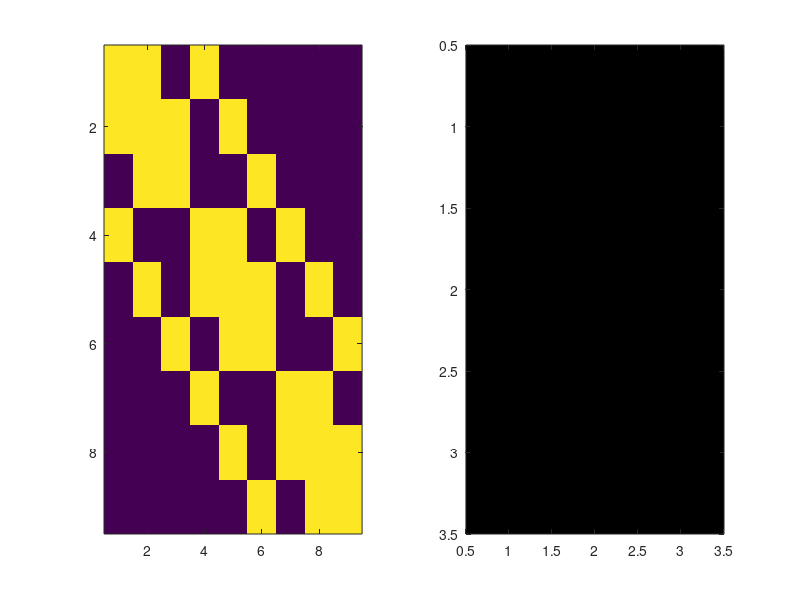

The MATLAB source for this figure:
%% MAIN FUNCTION

function main()

% User parameters
plot_on = 1;
max_iterations = 1000;

L = 1.0;
H = 0.5;
Nx = 3;
Ny = 3;



% Define system

% Make initial guess
Temperature_vector = rand(Nx*Ny,1);  

% Initialize grid
[gridx,gridy]=generate_grid(L,H,Nx,Ny);

delta(3,3,'N','P',gridx,gridy)

% Build load vector
load_vector=zeros(Nx*Ny,1);

% Build mass matrix
Mass_matrix = zeros(Nx*Ny);

for i = 1:Nx*Ny
    % Setting mass matrix
    Mass_matrix(i,i)=a_P(i);
    if i <= Nx*(Ny-1) %Not North edge 
        Mass_matrix(i,i+Nx)=a_N(i);
    end

    if mod(i,Nx)~= 0 %Not East edge
        Mass_matrix(i,i+1)=a_E(i);
    end

    if mod(i,Nx)~= 1 %Not West edge
        Mass_matrix(i,i-1)=a_W(i);
    end        

    if i > Nx %Not South edge 
        Mass_matrix(i,i-Nx)=a_S();
    end           
end
    

% Solve system
%    Temperature_vector=Mass_matrix\Source_vector; % This is not allowed...
for step = 1:max_iterations;
    Temperature_vector=Gauss_Siedel_Step(Mass_matrix,load_vector,Temperature_vector);
end
% Visualize system
if plot_on == 1
    subplot(1,2,1)
    imagesc(Mass_matrix);
    subplot(1,2,2)
    plot_field_1d(Temperature_vector,Nx,Ny)
end


end


%% Grid functions
function [gridx,gridy] = generate_grid(L,H,Nx,Ny)
%[gridx,gridy] = generate_grid(L,H)
    % GENERATE A GRID
    % TODO:
    % This is probably VERY buggy!
    % ?Make nonlinear grid
    
    cell_lengthx = L/Nx;
    cell_lengthy = H/Ny;
    
    
    %Center positions
    centerx=linspace(cell_lengthx/2,L-cell_lengthx/2,Nx)';
    centery=linspace(cell_lengthy/2,H-cell_lengthy/2,Ny)';
    % Cell sizes
    lengthx=ones(Nx,1)*cell_lengthx;
    lengthy=ones(Ny,1)*cell_lengthy;
    % Final grids
    gridx=[centerx,lengthx];
    gridy=[centery,lengthy];
end

function [x,y]= position(cell_x,cell_y,compass,gridx,gridy)
% [x,y]=POSITION(cell,compass,gridx,gridy)
    % Function to get position of point
    % Working
    %
    % x         float               Position x in grid 
    % y         float               Position y
    %
    % cell      integer             Cell index
    % compass   P,N,E,S,W,n,e,s,w   Point in cell
    % gridx     [Nx*2]              [cell1_center_x, cell1_length_x; cell2_center_x ...]
    % gridy     -||-                [cell1_center_y, cell1_length_y; cell2_center_y ...]
    
    assert(ischar(compass),'compass is not a string')
    
    x = gridx(cell_x,1);
    y = gridy(cell_y,1);    
    if strcmp(compass, 'P')
        
    elseif strcmp(compass, 'n')
        y = y+gridy(cell_y,2)/2;
    elseif strcmp(compass, 'e')
        x = x+gridx(cell_x,2)/2;
    elseif strcmp(compass, 's')
        y = y-gridy(cell_y,2)/2;
    elseif strcmp(compass, 'w')
        x = x-gridx(cell_x,2)/2;
    elseif strcmp(compass, 'N')
        y = y+gridy(cell_y,2);
    elseif strcmp(compass, 'E')
        x = x+gridx(cell_x,2);
    elseif strcmp(compass, 'S')
        y = y-gridy(cell_y,2);
    elseif strcmp(compass, 'W')
        x = x-gridx(cell_x,2);
    else 
        x = NaN;
        y = NaN;
        error('Non valid compass direction')
    end
end

function [length]=delta(cell_x,cell_y,compass1,compass2,gridx,gridy)
    [x1,y1] = position(cell_x,cell_y,compass1,gridx,gridy);
    [x2,y2] = position(cell_x,cell_y,compass2,gridx,gridy);
    dx=x1-x2;
    dy=y1-y2;
    length=sqrt(dx.^2+dy.^2);
end

%% Assembly functions

function [i]=index_1d(x,y,Nx,~)
% [i]=index_1d(x,y,Nx,~)
    % Get the 1D-index from the x- and y-index
%     assert(isinteger(x))
%     assert(isinteger(y))
%     assert(isinteger(Nx))
    i=(y-1)*Nx+x;
end

function [x,y]=index_2d(i,Nx,~)
% [x,y]=index_2d(i,Nx,~)
    % Get the 2D-index from the i-index.
%     assert(isinteger(i))
%     assert(isinteger(Nx))
%     
    x=mod(i,Nx);
    if x==0
        x=Nx;
    end
    y=(i-x)/Nx+1;
end

function [a]=a_P(i)

a=1;
end

function [a]=a_N(i)

a=1;
end

function [a]=a_E(i)

a=1;
end

function [a]=a_S(i)

a=1;
end

function [a]=a_W(i)

a=1;
end

function [b]=b_bulk(i)

b=1;
end

function [b]=b_N(i)

b=1;
end

function [b]=b_E(i)

b=1;
end

function [b]=b_S(i)

b=1;
end

function [b]=b_W(i)

b=1;
end

%% Gauss-Siedel solver

function [T]=Gauss_Siedel_Step(A,b,T)
    assert(length(b)==length(T))
    N=length(b);
    for i = 1:N
        sigma=0;
        for j= 1:N
            if j~=i
                sigma = sigma + A(i,j).*T(j);
            end
        end
        T(i)=1./A(i,i).*(b(i)-sigma);
    end
end

%% Plotting functions

function [map]=field_2_2d(field,Nx,Ny)
    assert(length(field)==Nx*Ny);
    map=zeros(Nx,Ny);
    for i = 1:length(field)
       [x,y]=index_2d(i,Nx);
       map(x,y)=field(i);
    end
end

function plot_field_1d(field,Nx,Ny)
    map = field_2_2d(field,Nx,Ny);
    imagesc(map)
end
